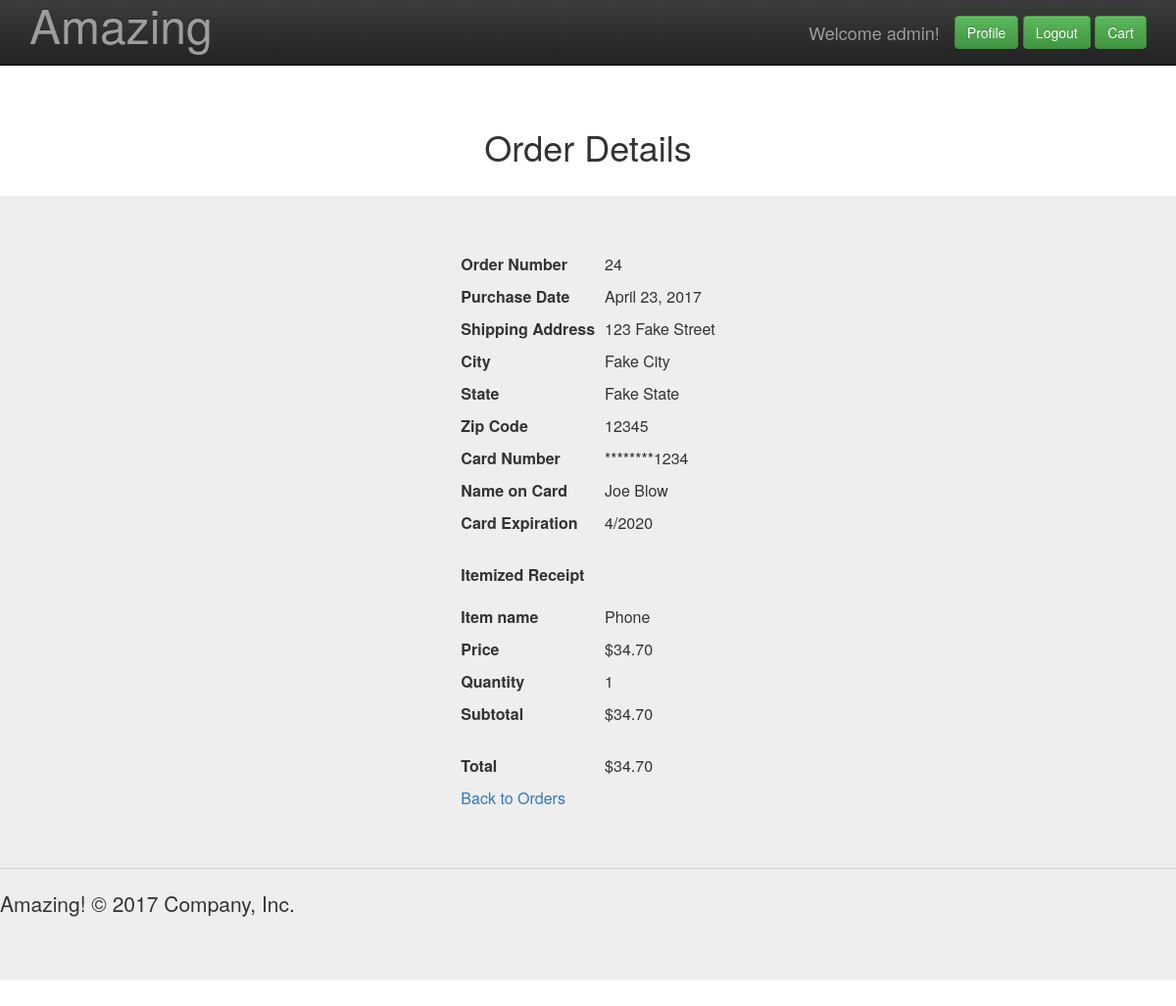
The page /profile/order/?id=24 (signed in) on the database its author committed.
### user_profile/models.py (models this page shows)
class Order(models.Model):
	user = models.ForeignKey(User,on_delete=models.CASCADE)
	purchase_date = models.DateField(auto_now_add=True)
	address = models.CharField(max_length=100, blank=True)
	city = models.CharField(max_length=100, blank=True)
	state = models.CharField(max_length=100, blank=True)
	zip_code = models.CharField(max_length=100, blank=True)
	card_number = models.IntegerField(null=True)
	card_name = models.CharField(max_length=100, blank=True)
	card_month = models.IntegerField(null=True)
	card_year = models.IntegerField(null=True)
	def getCardNumber(self):
		return str(self.card_number)[-4:].rjust(len(str(self.card_number)), "*")

class ItemOrder(models.Model):
	itemId = models.ForeignKey(Item, on_delete=models.CASCADE)
	quantity = models.IntegerField()
	orderId = models.ForeignKey('Order',on_delete=models.CASCADE)
	def total(self):
		return self.quantity * self.itemId.price

### item/models.py (models this page shows, shortened)
class Item(models.Model):
	name = models.CharField(max_length=100)
	seller_name = models.CharField(max_length=100)
	price = models.FloatField()
	description = models.TextField(max_length=500)
	image = models.ImageField(blank=True, null=True)
	department = models.IntegerField(choices=DEPT_CHOICES,default=1)

### user_profile/views.py (the view)
def order(request):
	if request.method == 'GET':
		orderId = request.GET.get('id')
		order = Order.objects.get(pk=orderId)
		items = ItemOrder.objects.filter(orderId=orderId)
		total = 0
		for item in items:
			total += item.total()
		return render(request, 'order.html', {
			'order':order,
			'items':items,
			'card_month':MONTH_CHOICES[order.card_month][1],
			'card_year':YEAR_CHOICES[order.card_year][1],
			'total':total,
			})

### templates/order.html (shortened to what this page needs)
{% load staticfiles %}
{% load humanize %}
<link rel="stylesheet" href="https://maxcdn.bootstrapcdn.com/bootstrap/3.3.7/css/bootstrap.min.css">
<link rel="stylesheet" href="https://maxcdn.bootstrapcdn.com/bootstrap/3.3.7/css/bootstrap-theme.min.css">
<!DOCTYPE html>
<html lang="en">
  <head>
    <link href="../../assets/css/ie10-viewport-bug-workaround.css" rel="stylesheet">
    <link href="/static/css/jumbotron.css" rel="stylesheet">
  </head>
  <body>
    <nav class="navbar navbar-inverse navbar-fixed-top">
      <div class="container">
        <div class="navbar-header">
          <a class="navbar-brand" href="/">
      <font size = "18">Amazing</font>
      </a>
        </div>
        <div id="navbar" class="navbar-collapse collapse">
          <form class="navbar-form navbar-right">
            <form method="POST" action="{}">
              <div class="form-group">
                {% if user.is_authenticated %}
                  <table>
                    <tr>
                      <td><a class="navbar-brand text-center" href="{% url 'profile' %}">Welcome {{ user.username }}!</a></td>
                      <td><a class="btn btn-success" href="{% url 'profile' %}" role="button">Profile</a></td>
                      <td>&nbsp;</td>
                      <td> <a class="btn btn-success" href="{% url 'logout' %}" role="button">Logout</a></td>
                      <td>&nbsp;</td>
                      <td> <a class="btn btn-success" href="{% url 'cart' %}" role="button">Cart</a></td>
                    </tr>
                  </table>
                {% else %}
                  <a class="btn btn-success" href="{% url 'login' %}" role="button">Sign In</a>
                {% endif %}
              </div>
            </form>
          </form>
      </div>
    </nav>
  <div class="SearchColumn">
    <br>
    <br>
    <div class="container text-center">
      <br>
      <h1>Order Details</h1>
      <br>
    </div>
  </div>
  <div class="jumbotron">
    <div class="container text-center">
      <table class="center" style="border-collapse: separate; border-spacing: 10px;">
        <tr>
          <th>Order Number</th>
          <td>{{order.pk}}</td>
        </tr>
        <tr>
          <th>Purchase Date</th>
          <td>{{order.purchase_date}}</td>
        </tr>
        <tr>
          <th>Shipping Address</th>
          <td>{{order.address}}</td>
        </tr>
        <tr>
          <th>City</th>
          <td>{{order.city}}</td>
        </tr>
        <tr>
          <th>State</th>
          <td>{{order.state}}</td>
        </tr>
        <tr>
          <th>Zip Code</th>
          <td>{{order.zip_code}}</td>
        </tr>
        <tr>
          <th>Card Number</th>
          <td>{{order.getCardNumber}}</td>
        </tr>
        <tr>
          <th>Name on Card</th>
          <td>{{order.card_name}}</td>
        </tr>
        <tr>
          <th>Card Expiration</th>
          <td>{{card_month}}/{{card_year}}</td>
        </tr>
        <tr>
          <th>Itemized Receipt</th>
          <td>
        </tr>
        {% for item in items %}
		<tr>
		   <th>Item name</th>
		   <td>{{item.itemId.name}}</td>
		</tr>
		<tr>
		   <th>Price</th>
		   <td>${{item.itemId.price|floatformat:2|intcomma}}</td>
		</tr>
		<tr>
		   <th>Quantity</th>
		   <td>{{item.quantity}}</td>
		</tr>
		<tr>
		   <th>Subtotal</th>
		   <td>${{item.total|floatformat:2|intcomma}}</td>
		</tr>
		{% endfor %}
		<tr>
		   <th>Total</th>
		   <td>${{total|floatformat:2|intcomma}}
		</tr>
        <tr>
          <td><a href="{% url 'view_orders' %}">Back to Orders</a></td>
          <td></td>
        </tr>
      </table>
    </div>
    <hr>
    <footer>
      <p>Amazing! &copy; 2017 Company, Inc.</p>
    </footer>
  </div>
  </body>
</html>

### static/css/jumbotron.css (style rules this page uses)
body { padding-top: 50px; padding-bottom: 20px; }

### templates/order.html (style rules this page uses)
table.center { margin-left: auto; margin-right: auto; }

### rows shown on the page
Order: pk "24", purchase_date "April 23, 2017", address "123 Fake Street", city "Fake City", state "Fake State", zip_code "12345", getCardNumber "********1234", card_name "Joe Blow"
ItemOrder: itemId.name "Phone", itemId.price "34.70", quantity "1", total "34.70"

### other values the page prints
{{ user.username }} "admin"
{{ card_month }} "4"
{{ card_year }} "2020"
{{ total|floatformat:2|intcomma }} "34.70"
